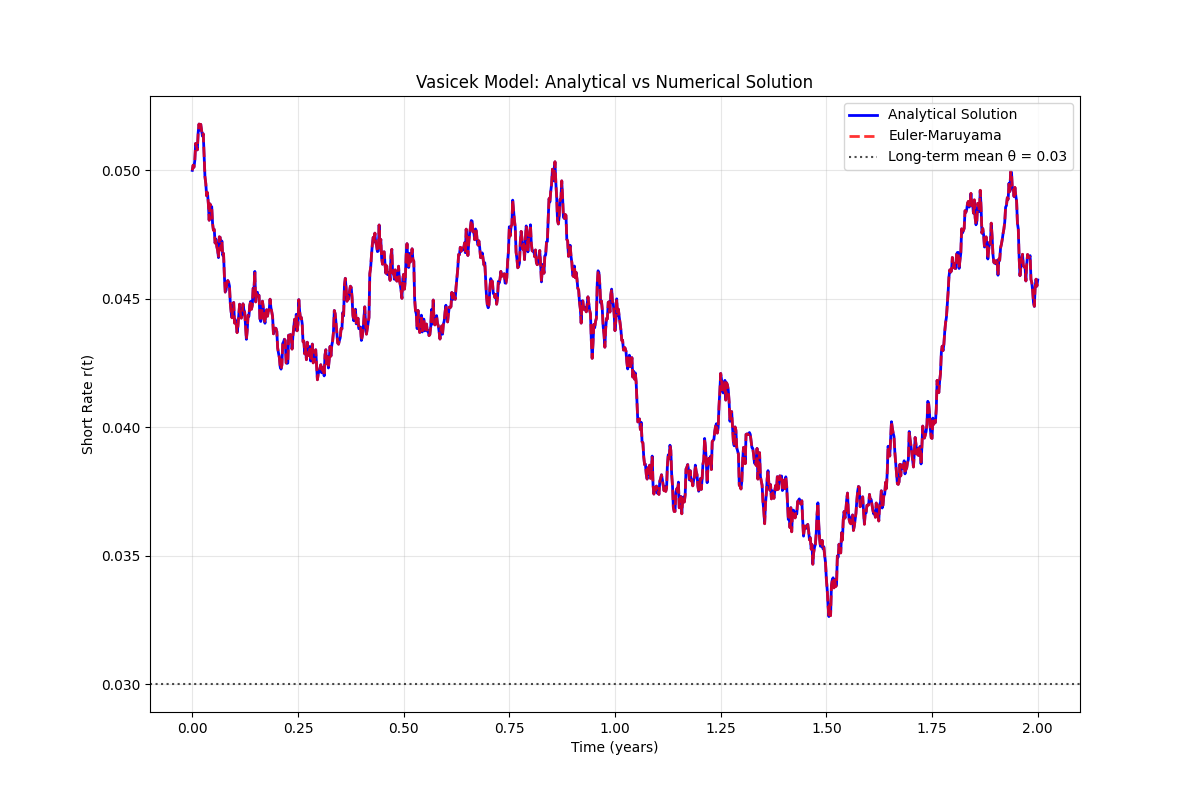

Here is the Python script that generated this plot:
import numpy as np
import matplotlib.pyplot as plt

# Set random seed for reproducibility
np.random.seed(42)

# Vasicek model parameters
kappa = 0.5    # Speed of mean reversion
theta = 0.03   # Long-term mean level
sigma = 0.01   # Volatility
r0 = 0.05      # Initial short rate

# Simulation parameters
T = 2.0        # Time horizon (2 years)
n_steps = 1000 # Number of time steps
dt = T / n_steps
t = np.linspace(0, T, n_steps + 1)

# Generate one realization of Brownian motion
dW = np.random.normal(0, np.sqrt(dt), n_steps)
W = np.concatenate([[0], np.cumsum(dW)])  # Brownian motion path

# Method 1: Analytical closed-form solution
# r(t) = r(0)*exp(-kappa*t) + theta*(1 - exp(-kappa*t)) + sigma*integral(exp(-kappa*(t-s)) dW(s))
r_analytical = np.zeros(n_steps + 1)
r_analytical[0] = r0

for i in range(1, n_steps + 1):
    # Deterministic part
    r_det = r0 * np.exp(-kappa * t[i]) + theta * (1 - np.exp(-kappa * t[i]))
    
    # Stochastic integral: sigma * integral_0^t exp(-kappa*(t-s)) dW(s)
    # We approximate this integral using the discrete sum
    stochastic_integral = 0
    for j in range(i):
        stochastic_integral += sigma * np.exp(-kappa * (t[i] - t[j])) * dW[j]
    
    r_analytical[i] = r_det + stochastic_integral

# Method 2: Euler-Maruyama discretization of the SDE
# dr(t) = kappa*(theta - r(t))*dt + sigma*dW(t)
r_euler = np.zeros(n_steps + 1)
r_euler[0] = r0

for i in range(n_steps):
    dr = kappa * (theta - r_euler[i]) * dt + sigma * dW[i]
    r_euler[i + 1] = r_euler[i] + dr

# Plotting the results
plt.figure(figsize=(12, 8))

plt.plot(t, r_analytical, 'b-', label='Analytical Solution', linewidth=2)
plt.plot(t, r_euler, 'r--', label='Euler-Maruyama', linewidth=2, alpha=0.8)
plt.axhline(y=theta, color='k', linestyle=':', alpha=0.7, label=f'Long-term mean θ = {theta}')
plt.xlabel('Time (years)')
plt.ylabel('Short Rate r(t)')
plt.title('Vasicek Model: Analytical vs Numerical Solution')
plt.legend()
plt.grid(True, alpha=0.3)
plt.savefig(__file__.replace('.py', '.png'))
plt.show()
